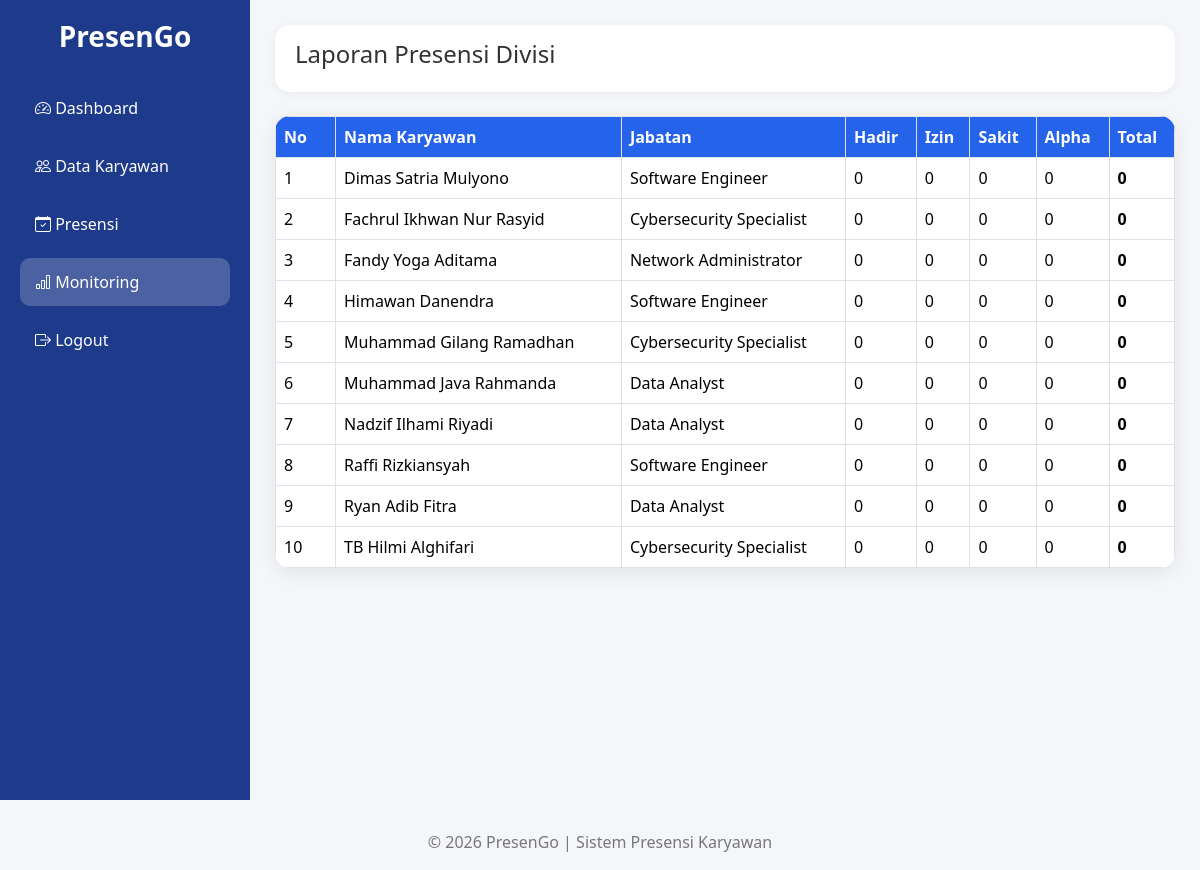
The app's page /PresenGo/divisi/laporan/index.php (signed in) with its own data.
### tables this page shows
CREATE TABLE `karyawan` (
  `id_karyawan` int(11) NOT NULL,
  `kode_karyawan` varchar(20) NOT NULL,
  `id_divisi` int(11) NOT NULL,
  `nama_karyawan` varchar(100) NOT NULL,
  `jabatan` varchar(100) NOT NULL,
  `no_hp` varchar(20) DEFAULT NULL,
  `alamat` varchar(100) DEFAULT NULL,
  `created_at` timestamp NOT NULL DEFAULT current_timestamp()
);

### PresenGo/config/helper.php (called while the page is built, shortened)
<?php
function e($text)
{
    return htmlspecialchars(
        $text ?? '',
        ENT_QUOTES,
        'UTF-8'
    );
}
?>

### PresenGo/divisi/laporan/index.php (the view, shortened to what this page needs)
<?php
require_once '../../config/koneksi.php';
require_once '../../config/helper.php';
$id_login = (int)
$_SESSION['id_karyawan'];
$user = mysqli_query(
    $koneksi,
    "SELECT *
     FROM karyawan
     WHERE id_karyawan = $id_login"
);
$data_user =
mysqli_fetch_assoc($user);
$id_divisi =
$data_user['id_divisi'];
$query = mysqli_query(
    $koneksi,
    "SELECT
        k.id_karyawan,
        k.nama_karyawan,
        k.jabatan,
        COUNT(
            CASE
            WHEN p.status = 'Hadir'
            THEN 1
            END
        ) AS hadir,
        COUNT(
            CASE
            WHEN p.status = 'Izin'
            THEN 1
            END
        ) AS izin,
        COUNT(
            CASE
            WHEN p.status = 'Sakit'
            THEN 1
            END
        ) AS sakit,
        COUNT(
            CASE
            WHEN p.status = 'Alpha'
            THEN 1
            END
        ) AS alpha
     FROM karyawan k
     LEFT JOIN presensi p
        ON k.id_karyawan = p.id_karyawan
     WHERE k.id_divisi = $id_divisi
     GROUP BY k.id_karyawan
     ORDER BY k.nama_karyawan ASC"
);
require_once '../../templates/header.php';
?>
<div class="wrapper">
    <?php
    require_once
    '../../templates/sidebar_divisi.php';
    ?>
    <div class="content">
        <div class="topbar">
            <h4>
                Laporan Presensi Divisi
            </h4>
        </div>
        <div
            class="table-responsive mt-4"
        >
            <table
                class="table table-bordered table-hover"
            >
                <thead>
                    <tr>
                        <th width="60">
                            No
                        </th>
                        <th>
                            Nama Karyawan
                        </th>
                        <th>
                            Jabatan
                        </th>
                        <th>
                            Hadir
                        </th>
                        <th>
                            Izin
                        </th>
                        <th>
                            Sakit
                        </th>
                        <th>
                            Alpha
                        </th>
                        <th>
                            Total
                        </th>
                    </tr>
                </thead>
                <tbody>
                    <?php
                    $no = 1;
                    while(
                        $data =
                        mysqli_fetch_assoc(
                            $query
                        )
                    ) :
                    $total =
                        $data['hadir']
                        + $data['izin']
                        + $data['sakit']
                        + $data['alpha'];
                    ?>
                    <tr>
                        <td>
                            <?= $no++; ?>
                        </td>
                        <td>
                            <?= e(
                                $data['nama_karyawan']
                            ); ?>
                        </td>
                        <td>
                            <?= e(
                                $data['jabatan']
                            ); ?>
                        </td>
                        <td>
                            <?= $data['hadir']; ?>
                        </td>
                        <td>
                            <?= $data['izin']; ?>
                        </td>
                        <td>
                            <?= $data['sakit']; ?>
                        </td>
                        <td>
                            <?= $data['alpha']; ?>
                        </td>
                        <td>
                            <strong>
                                <?= $total; ?>
                            </strong>
                        </td>
                    </tr>
                    <?php endwhile; ?>
                </tbody>
            </table>
        </div>
    </div>
</div>
<?php
require_once
'../../templates/footer.php';
?>

### PresenGo/assets/css/style.css (style rules this page uses)
* { margin:0; padding:0; box-sizing:border-box; }
body { background:#f4f6f9; font-family:'Segoe UI',sans-serif; color:#333; }
.wrapper { display:flex; min-height:100vh; }
.content { flex:1; padding:25px; }
.topbar { background:white; padding:15px 20px; border-radius:15px; display:flex; justify-content:space-between; align-items:center; box-shadow:0 2px 10px rgba(0,0,0,.05); }
.table-responsive { background:white; border-radius:15px; overflow:hidden; box-shadow:0 5px 20px rgba(0,0,0,.08); }
.table { margin-bottom:0; }
.table th { background:#2563eb; color:white; }

### records on screen
karyawan: nama_karyawan "Dimas Satria Mulyono", jabatan "Software Engineer", hadir "0", izin "0", sakit "0", alpha "0", total "0"
karyawan: nama_karyawan "Fachrul Ikhwan Nur Rasyid", jabatan "Cybersecurity Specialist", hadir "0", izin "0", sakit "0", alpha "0", total "0"
karyawan: nama_karyawan "Fandy Yoga Aditama", jabatan "Network Administrator", hadir "0", izin "0", sakit "0", alpha "0", total "0"
karyawan: nama_karyawan "Himawan Danendra", jabatan "Software Engineer", hadir "0", izin "0", sakit "0", alpha "0", total "0"
karyawan: nama_karyawan "Muhammad Gilang Ramadhan", jabatan "Cybersecurity Specialist", hadir "0", izin "0", sakit "0", alpha "0", total "0"
karyawan: nama_karyawan "Muhammad Java Rahmanda", jabatan "Data Analyst", hadir "0", izin "0", sakit "0", alpha "0", total "0"
karyawan: nama_karyawan "Nadzif Ilhami Riyadi", jabatan "Data Analyst", hadir "0", izin "0", sakit "0", alpha "0", total "0"
karyawan: nama_karyawan "Raffi Rizkiansyah", jabatan "Software Engineer", hadir "0", izin "0", sakit "0", alpha "0", total "0"
karyawan: nama_karyawan "Ryan Adib Fitra", jabatan "Data Analyst", hadir "0", izin "0", sakit "0", alpha "0", total "0"
karyawan: nama_karyawan "TB Hilmi Alghifari", jabatan "Cybersecurity Specialist", hadir "0", izin "0", sakit "0", alpha "0", total "0"
